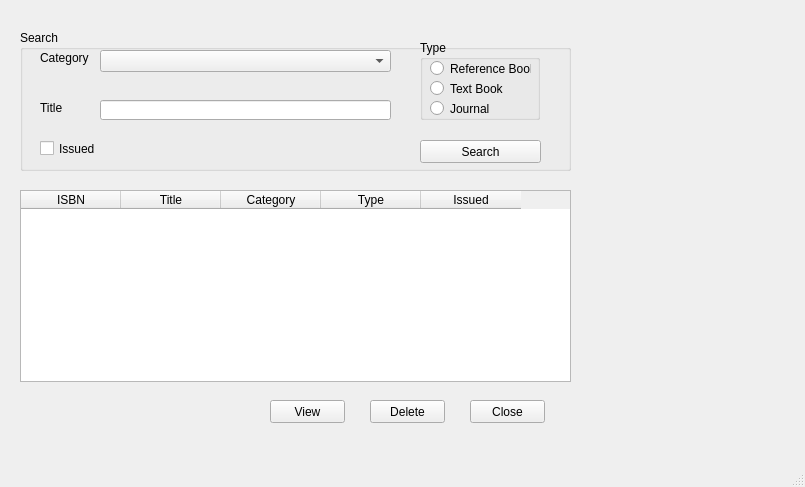
<?xml version="1.0" encoding="UTF-8"?>
<ui version="4.0">
 <class>MainWindow</class>
 <widget class="QMainWindow" name="MainWindow">
  <property name="geometry">
   <rect>
    <x>0</x>
    <y>0</y>
    <width>805</width>
    <height>487</height>
   </rect>
  </property>
  <property name="windowTitle">
   <string>MainWindow</string>
  </property>
  <widget class="QWidget" name="centralwidget">
   <widget class="QGroupBox" name="groupBox">
    <property name="geometry">
     <rect>
      <x>20</x>
      <y>30</y>
      <width>551</width>
      <height>141</height>
     </rect>
    </property>
    <property name="title">
     <string>Search</string>
    </property>
    <widget class="QPushButton" name="pushButton">
     <property name="geometry">
      <rect>
       <x>400</x>
       <y>110</y>
       <width>121</width>
       <height>23</height>
      </rect>
     </property>
     <property name="autoFillBackground">
      <bool>true</bool>
     </property>
     <property name="text">
      <string>Search</string>
     </property>
    </widget>
    <widget class="QLineEdit" name="lineEdit">
     <property name="geometry">
      <rect>
       <x>80</x>
       <y>70</y>
       <width>291</width>
       <height>20</height>
      </rect>
     </property>
    </widget>
    <widget class="QComboBox" name="comboBox">
     <property name="geometry">
      <rect>
       <x>80</x>
       <y>20</y>
       <width>291</width>
       <height>22</height>
      </rect>
     </property>
    </widget>
    <widget class="QLabel" name="label">
     <property name="geometry">
      <rect>
       <x>20</x>
       <y>20</y>
       <width>51</width>
       <height>16</height>
      </rect>
     </property>
     <property name="text">
      <string>Category</string>
     </property>
    </widget>
    <widget class="QLabel" name="label_2">
     <property name="geometry">
      <rect>
       <x>20</x>
       <y>70</y>
       <width>51</width>
       <height>16</height>
      </rect>
     </property>
     <property name="text">
      <string>Title</string>
     </property>
    </widget>
    <widget class="QCheckBox" name="checkBox">
     <property name="geometry">
      <rect>
       <x>20</x>
       <y>110</y>
       <width>101</width>
       <height>17</height>
      </rect>
     </property>
     <property name="text">
      <string>Issued</string>
     </property>
    </widget>
    <widget class="QGroupBox" name="groupBox_3">
     <property name="geometry">
      <rect>
       <x>400</x>
       <y>10</y>
       <width>120</width>
       <height>80</height>
      </rect>
     </property>
     <property name="title">
      <string>Type</string>
     </property>
     <widget class="QRadioButton" name="radioButton_4">
      <property name="geometry">
       <rect>
        <x>10</x>
        <y>20</y>
        <width>101</width>
        <height>17</height>
       </rect>
      </property>
      <property name="text">
       <string>Reference Book</string>
      </property>
     </widget>
     <widget class="QRadioButton" name="radioButton_5">
      <property name="geometry">
       <rect>
        <x>10</x>
        <y>40</y>
        <width>101</width>
        <height>17</height>
       </rect>
      </property>
      <property name="text">
       <string>Text Book</string>
      </property>
     </widget>
     <widget class="QRadioButton" name="radioButton_6">
      <property name="geometry">
       <rect>
        <x>10</x>
        <y>60</y>
        <width>101</width>
        <height>17</height>
       </rect>
      </property>
      <property name="text">
       <string>Journal</string>
      </property>
     </widget>
    </widget>
   </widget>
   <widget class="QPushButton" name="pushButton_2">
    <property name="geometry">
     <rect>
      <x>270</x>
      <y>400</y>
      <width>75</width>
      <height>23</height>
     </rect>
    </property>
    <property name="text">
     <string>View</string>
    </property>
   </widget>
   <widget class="QPushButton" name="pushButton_3">
    <property name="geometry">
     <rect>
      <x>370</x>
      <y>400</y>
      <width>75</width>
      <height>23</height>
     </rect>
    </property>
    <property name="text">
     <string>Delete</string>
    </property>
   </widget>
   <widget class="QPushButton" name="pushButton_4">
    <property name="geometry">
     <rect>
      <x>470</x>
      <y>400</y>
      <width>75</width>
      <height>23</height>
     </rect>
    </property>
    <property name="text">
     <string>Close</string>
    </property>
   </widget>
   <widget class="QTableWidget" name="booksTableWidget">
    <property name="geometry">
     <rect>
      <x>20</x>
      <y>190</y>
      <width>551</width>
      <height>192</height>
     </rect>
    </property>
    <column>
     <property name="text">
      <string>ISBN</string>
     </property>
    </column>
    <column>
     <property name="text">
      <string>Title</string>
     </property>
    </column>
    <column>
     <property name="text">
      <string>Category</string>
     </property>
    </column>
    <column>
     <property name="text">
      <string>Type</string>
     </property>
    </column>
    <column>
     <property name="text">
      <string>Issued</string>
     </property>
    </column>
   </widget>
  </widget>
  <widget class="QMenuBar" name="menubar">
   <property name="geometry">
    <rect>
     <x>0</x>
     <y>0</y>
     <width>805</width>
     <height>26</height>
    </rect>
   </property>
  </widget>
  <widget class="QStatusBar" name="statusbar"/>
 </widget>
 <resources/>
 <connections/>
</ui>
